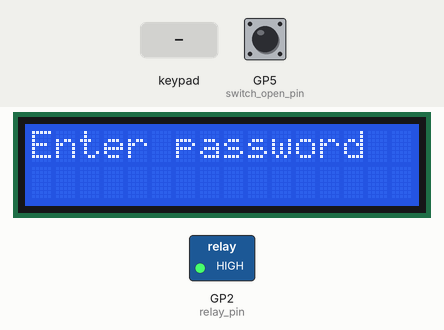
This program was run on a simulated Raspberry Pi Pico running MicroPython. Shown: 16×2 character LCD, switched loads named in the program (green lamp = pin HIGH). Inputs (shaded band) come from the test bench; at power-on: GP5 (switch_open_pin) HIGH. WiFi joins after 1.5 s; the clock reads 2024-03-15 10:24:30 at power-on unless the program sets it; web requests get an empty 200 reply after 0.4 s; library files of the repository ran but are not shown: lcd_api.py, i2c_lcd.py; pins used as bus, display or sensor lines are not drawn; what the program prints to the serial console is not drawn.

Above: at 4.4 s.
4.5 s: keypad keys * 1 1 2 0 2 2 # pressed 0.4 s apart
At 7.1 s:
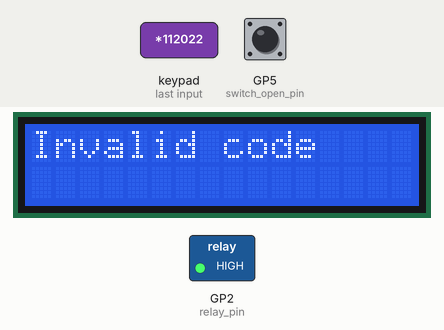
9.2 s: GP5 (switch_open_pin) pulled LOW for 0.15 s
At 10.4 s:
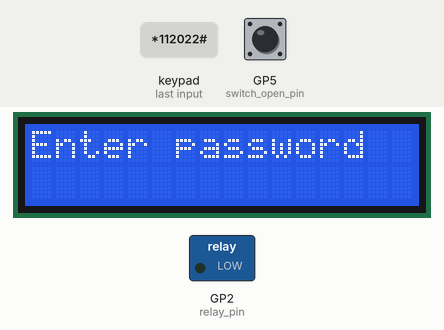
12.3 s: key 'A' pressed
At 13.7 s:
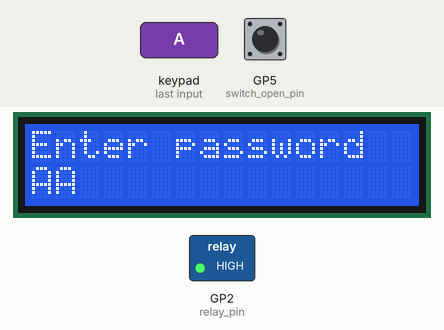
14.0 s: key 'C' pressed
At 15.3 s:
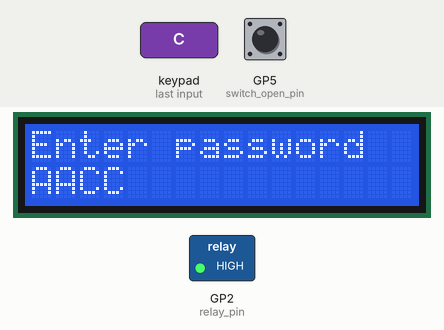
15.7 s: keypad keys * 1 2 2 0 2 2 # # pressed 0.4 s apart
At 16.09 s:
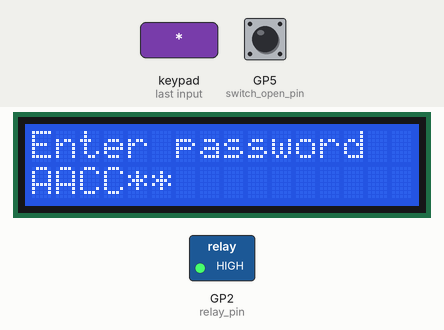
20.8 s: GP5 (switch_open_pin) pulled LOW for 1 s
At 21.3 s:
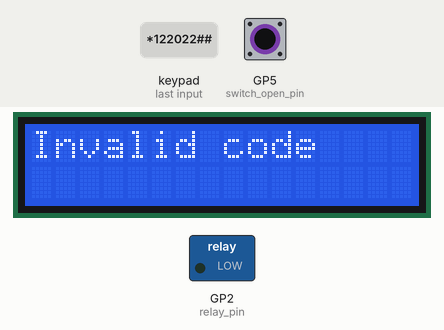
Timing chart, 0 to 24.3 s (numbered marks = the images above; inputs shaded):
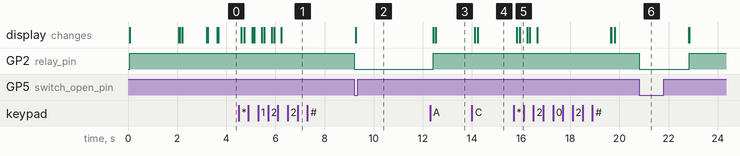

Measured:
- after the input at 4.5 s, the display: first changes after 0.12 s (image 1 shows a later state)
- after the input at 9.2 s, GP2 (relay_pin): HIGH → LOW at once
- after the input at 12.3 s, the display: first changes after 0.12 s (image 3 shows a later state)
- after the input at 14.0 s, the display: first changes after 0.12 s (image 4 shows a later state)
- after the input at 15.7 s, the display: first changes after 0.12 s (image 5 shows a later state)
- after the input at 20.8 s, GP2 (relay_pin): HIGH → LOW at once, → HIGH 2.0 s later

The program:

consulting_main.py
```python
import network
import time
import utime
import ntptime
from machine import I2C,Pin
from lcd_api import LcdApi
from i2c_lcd import I2cLcd
import machine
import urequests

# ===========================================
def scankeys():
    key_press = 'X'
    for row in range(4):
        for col in range(4):
            row_pins[row].high()
            key = None
            if col_pins[col].value() == 1:
                key_press = matrix_keys[row][col]
                print(key_press)
                utime.sleep(0.1)
        row_pins[row].low()
    return key_press

#======= initial lcd =======================
I2C_ADDR     = 0x27
I2C_NUM_ROWS = 2
I2C_NUM_COLS = 16
i2c = I2C(0, sda=Pin(0), scl=Pin(1), freq=400000)
lcd = I2cLcd(i2c, I2C_ADDR, I2C_NUM_ROWS, I2C_NUM_COLS)
lcd.clear()
lcd.move_to(0,0)
lcd.putstr("Initial system")
#======== initial relay =======================
relay_pin = Pin(2,Pin.OUT)
relay_pin.value(1)
switch_open_pin = Pin(5,Pin.IN,Pin.PULL_UP)
#========= initial keypad ============
matrix_keys = [['1', '2', '3', 'A'], ['4', '5', '6', 'B'],['7', '8', '9', 'C'],['*', '0', '#', 'D']]
keypad_rows = [8,9,10,11]
keypad_columns = [12,13,15,16]
col_pins = []
row_pins = []
for x in range(0,4):
    row_pins.append(Pin(keypad_rows[x], Pin.OUT))
    row_pins[x].value(1)
    col_pins.append(Pin(keypad_columns[x], Pin.IN, Pin.PULL_DOWN))
    col_pins[x].value(0)

wlan = network.WLAN(network.STA_IF) #  network.WLAN(network.STA_IF)
wlan.active(True)
# ssid = 'BT-Wifi'
# password = '0820216694'
ssid = 'Praphasawat4'
password = '0659619057'

# ssid = 'Fahmui-IOT'
# password = 'WnHKVxUR'       #=== controller at consulting room ==========
# password = 'azMNb3Ac'       # ======= podcast room ===================
wlan.connect(ssid, password)

max_wait = 30
while max_wait > 0:
    if wlan.status() < 0 or wlan.status() >= 3:
        break
    max_wait -= 1
    time.sleep(1)

if wlan.status() == 3:
    lcd.clear()
    lcd.putstr('Connect internet')
    lcd.move_to(0,1)
    # local_ip = wlan.ifconfig()[0]
    # lcd.putstr(local_ip)
    lcd.putstr(">>> Complete <<<")
else:
    lcd.clear()
    lcd.putstr("Offline mode")

UTC_OFFSET = 60*60*7

ntp_retry = 10
while True:
    try:
        # print('try ntp')
        ntptime.settime()
        break
    except:
        ntp_retry = ntp_retry -1
        if ntp_retry <= 0:
            machine.reset()

actual_time = time.localtime(time.time() + UTC_OFFSET)
lcd.clear()
date_display = "Date: " + str(actual_time[2]) + '/' + str(actual_time[1]) + '/' + str(actual_time[0])
time_display = "Time: " + "{0:0=2d}".format(actual_time[3]) + ':' + "{0:0=2d}".format(actual_time[4]) + ':' + "{0:0=2d}".format(actual_time[5])
lcd.putstr(date_display)
lcd.move_to(0,1)
lcd.putstr(time_display)

time.sleep(1)
lcd.clear()
#================================
get_code_retry_const = 10
code_link = f'https://script.google.com/macros/s/AKfycbw5XQJ-FJ8ygPKHzFDnXYMIWX73LzbCg0-IWwFXxiXOFFgMTfmlWa2n2mQHbutVqZ_oig/exec'
start_working_hour_const = 7
stop_working_hour_const = 19
#================================
main_state = 0
state_timer = time.ticks_ms()
offline_keycode1 = "*112022#"
offline_keycode2 = "*122022#"
keycode = ""                        # input from keypad
passcode = ""                       # get from server
get_code_retry = 0
wait_off_relay = False
wait_off_relay_timer = time.ticks_ms()
skip_link_server = False
while True:
    if switch_open_pin.value() == 0:
        relay_pin.value(0)
        wait_off_relay = True
        wait_off_relay_timer = time.ticks_ms()

    if wait_off_relay == True:
        if time.ticks_ms() - wait_off_relay_timer >= 3000:
            relay_pin.value(1)
            wait_off_relay = False

    if main_state == 0:
        try:
            if wlan.isconnected():
                lcd.clear()
                lcd.putstr('Link server')
                response = urequests.get(code_link)
                passcode_byte_array = response.content
                response.close()
                if len(passcode_byte_array) >= 11:
                    if passcode_byte_array.decode() == '1234567890':
                        lcd.clear()
                        lcd.move_to(0,0)
                        lcd.putstr('No booking')
                    else:
                        lcd.clear()
                        lcd.move_to(0,0)
                        lcd.putstr('Server problem')
                        main_state = 10
                else:
                    lcd.clear()
                    lcd.putstr('Enter password')
                    passcode = passcode_byte_array.decode()
                    skip_link_server = True
                    main_state = 1
        except:
            main_state = 10
            lcd.putstr('Server problem')
            state_timer = time.ticks_ms()
            if wlan.status() < 0 or wlan.status() >= 3:
                wlan.disconnect()
                wlan.connect(ssid, password)

    elif main_state == 10:
        if time.ticks_ms() - state_timer >= 1000:
            get_code_retry = get_code_retry + 1
            if get_code_retry >= get_code_retry_const:
                lcd.clear()
                lcd.putstr('Offline mode')
                get_code_retry = 0
                main_state = 1
            else:
                main_state = 0

    elif main_state == 1:
        selected_key = scankeys()
        if selected_key >= '#' and selected_key <= 'D':
            keycode = keycode + str(selected_key)
            lcd.move_to(0,1)
            lcd.putstr("                ")
            lcd.move_to(0,1)
            lcd.putstr(keycode)
        if selected_key == '#':
            main_state = 2
        else:
            if len(keycode) >= 9:
                keycode = ""
                main_state = 3

        #========= check time to process ===================
        actual_time = time.localtime(time.time() + UTC_OFFSET)
        present_hour = int(actual_time[3])
        if present_hour >= start_working_hour_const and present_hour <= stop_working_hour_const:
            present_minute = int(actual_time[4])
            if skip_link_server == True:
                if present_minute != 29 or present_minute != 59:
                    skip_link_server = False
            else:
                if present_minute == 29 or present_minute == 59:
                    main_state = 0

    elif main_state == 2:
        if keycode == offline_keycode1:
            main_state = 5
        elif keycode == offline_keycode2:
            main_state = 5
        elif keycode == passcode:
            main_state = 5
        else:
            main_state = 3
        keycode = ""

    elif main_state == 3:
        lcd.clear()
        lcd.putstr("Invalid code")
        state_timer = time.ticks_ms()
        main_state = 4

    elif main_state == 4:
        if time.ticks_ms() - state_timer >= 3000:
            lcd.clear()
            lcd.putstr("Enter password")
            relay_pin.value(1)
            main_state = 1

    elif main_state == 5:
        lcd.clear()
        lcd.putstr("Open")
        state_timer = time.ticks_ms()
        main_state = 4
        relay_pin.value(0)
```
